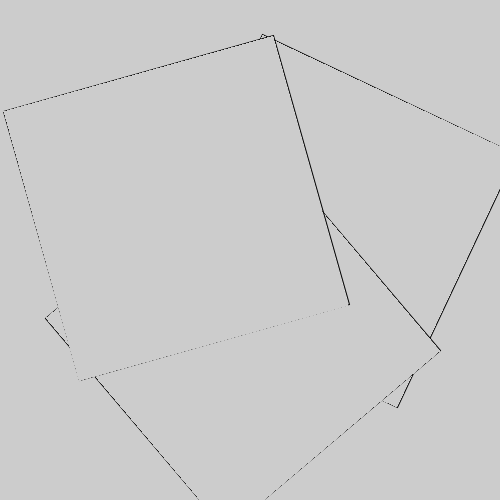
Frame 1 (no input)
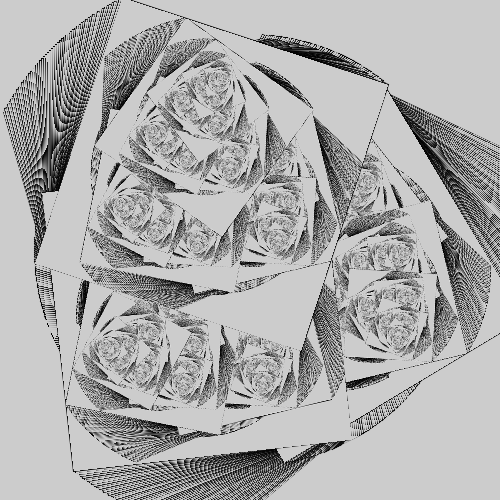
Frame 60 (the mouse pressed at the canvas centre just before this capture)
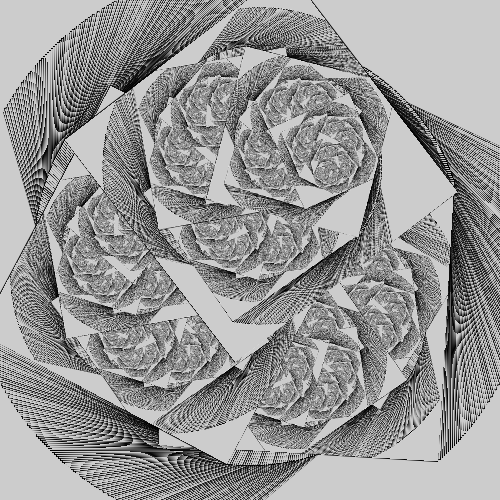
Frame 120 (the mouse held since frame 60 and released just before this capture)

The Processing sketch that drew these frames (run headless with seeded random() and noise(); from frame 60 on, the mouse is pressed at the canvas centre):

// Processing sketch: processing_3690
// ── processing_3690.pde

PImage l;int c,i,p=200,q=280;void setup(){size(500,500);smooth();}void draw(){l=get();c++;translate(250,250);rotate(c*.01);for(i=0;i<3;i++){rotate(2);rect(-p,-p,q,q);image(l,-p,-p,q,q);}}
